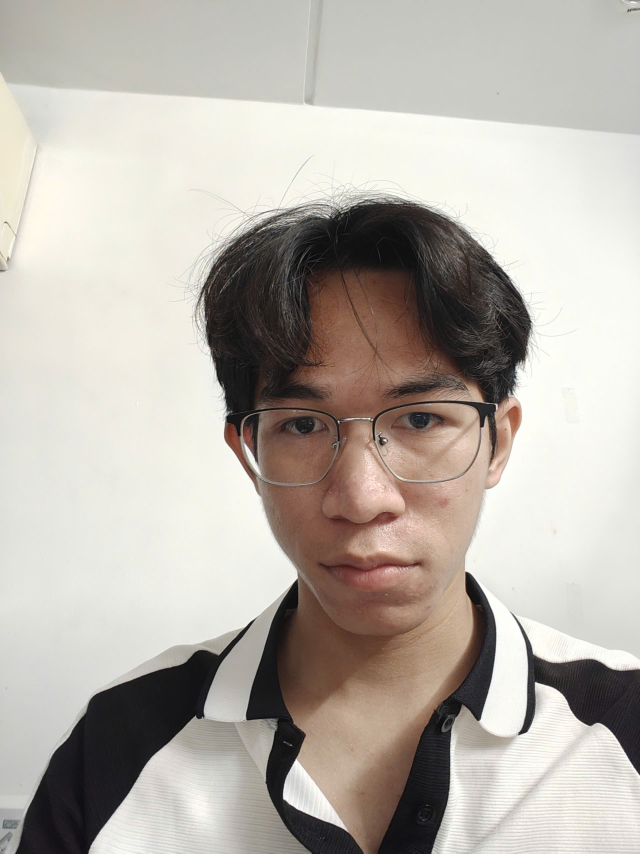
#> input picture Loi.jpg, 1920 x 2560 px (shown at 1/3 size); its folder holds only this picture in this run
$ python -i face_recognition_system.py   (imports and definitions only)
#> lines starting #> are read from the running program, lines starting #| are printed output that depends on the picture
"""
Face Recognition System
A simple face detection and recognition system using OpenCV.
"""

import cv2
import numpy as np
import os
from typing import List, Tuple, Dict
import logging

# Configure logging
# [1 line not run here, left out]
logger = logging.getLogger(__name__)


class FaceRecognitionSystem:
    """
    A class to handle face detection and recognition using OpenCV.
    """

    def __init__(self, known_faces_dir: str = "known_faces"):
        """
        Initialize the face recognition system.

        Args:
            known_faces_dir: Directory containing known face images
        """
        self.known_faces_dir = known_faces_dir
        self.known_face_descriptors = []
        self.known_face_names = []

        # Load face detection cascade
        cascade_path = cv2.data.haarcascades + 'haarcascade_frontalface_default.xml'
        self.face_cascade = cv2.CascadeClassifier(cascade_path)

        if self.face_cascade.empty():
            logger.error("Failed to load face cascade classifier")

        # Initialize face recognizer
        self.face_recognizer = cv2.face.LBPHFaceRecognizer_create()
        self.is_trained = False

        if os.path.exists(known_faces_dir):
            self.load_known_faces()
        else:
            logger.warning(f"Known faces directory '{known_faces_dir}' does not exist.")

    # [56 lines left out: function load_known_faces, not called in this run]

    def detect_faces(self, image_path: str) -> List[Tuple[int, int, int, int]]:
        """
        Detect faces in an image.

        Args:
            image_path: Path to the image file

        Returns:
            List of face locations (x, y, width, height)
        """
        try:
            image = cv2.imread(image_path)
            if image is None:
                logger.error(f"Could not load image: {image_path}")
                return []

            gray = cv2.cvtColor(image, cv2.COLOR_BGR2GRAY)
            faces = self.face_cascade.detectMultiScale(
                gray, scaleFactor=1.1, minNeighbors=5, minSize=(30, 30))

            logger.info(f"Found {len(faces)} face(s) in {image_path}")
            return [tuple(face) for face in faces]
        except Exception as e:
            logger.error(f"Error detecting faces in {image_path}: {str(e)}")
            return []

    # [60 lines left out: function recognize_faces, not called in this run]

    def draw_faces(self, image_path: str, output_path: str, recognize: bool = True):
        """
        Draw rectangles around detected faces and save the result.

        Args:
            image_path: Path to input image
            output_path: Path to save output image
            recognize: If True, perform recognition; if False, just detection
        """
#> called with image_path = 'Loi.jpg', output_path = 'out.png', recognize = True
        try:
            # Load image with OpenCV
            image = cv2.imread(image_path)
#> image is the input picture: shape (2560, 1920, 3); mean B, G, R 170.3, 178.2, 184.5

            if image is None:
                logger.error(f"Could not load image: {image_path}")
                return

            if recognize and self.is_trained:
                # Recognize faces
                face_results = self.recognize_faces(image_path)

                for result in face_results:
                    x, y, w, h = result['location']
                    name = result['name']
                    confidence = result['confidence']

                    # Draw rectangle
                    color = (0, 255, 0) if name != "Unknown" else (0, 0, 255)
                    cv2.rectangle(image, (x, y), (x+w, y+h), color, 2)

                    # Draw label
                    label = f"{name} ({confidence:.2f})" if name != "Unknown" else name
                    cv2.rectangle(image, (x, y-35), (x+w, y), color, cv2.FILLED)
                    cv2.putText(image, label, (x + 6, y - 6),
                               cv2.FONT_HERSHEY_DUPLEX, 0.6, (255, 255, 255), 1)
            else:
                # Just detect faces
                face_locations = self.detect_faces(image_path)
#> in detect_faces, `gray = cv2.cvtColor(image, cv2.COLOR_BGR2GRAY)`:
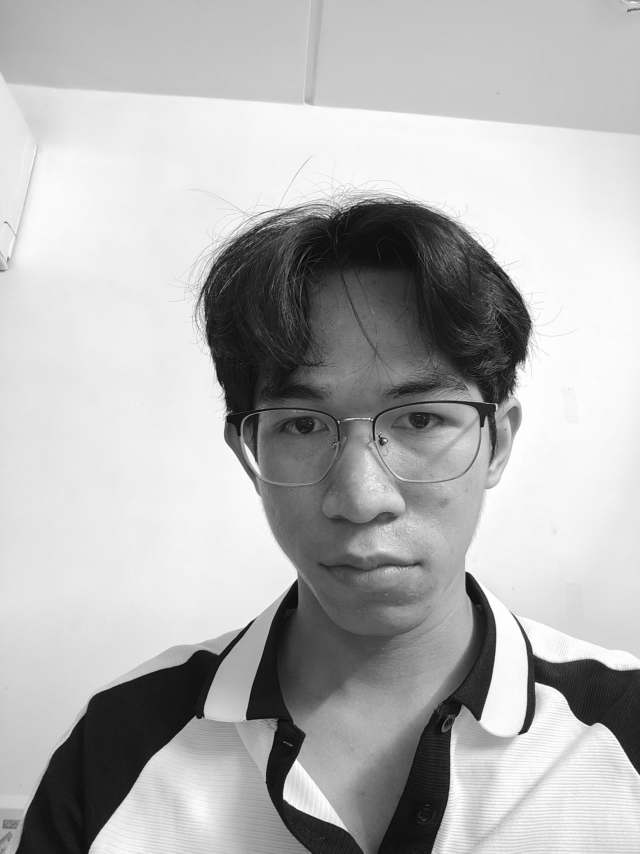
#> gray: shape (2560, 1920) (shown at 1/3 size); min 0, max 255, mean 179.2
#> in detect_faces, `faces = self.face_cascade.detectMultiScale( gray, scaleFactor=1.1, min..`: faces = [[637, 935, 869, 869]]
#> face_locations = [(637, 935, 869, 869)]

                for (x, y, w, h) in face_locations:
                    cv2.rectangle(image, (x, y), (x+w, y+h), (0, 255, 0), 2)
#> this loop made 1 pass

            # Save image
            cv2.imwrite(output_path, image)
            logger.info(f"Saved result to {output_path}")

        except Exception as e:
            logger.error(f"Error drawing faces: {str(e)}")

>>> result = FaceRecognitionSystem().draw_faces('Loi.jpg', 'out.png')

$ run again, on Nhu.jpg
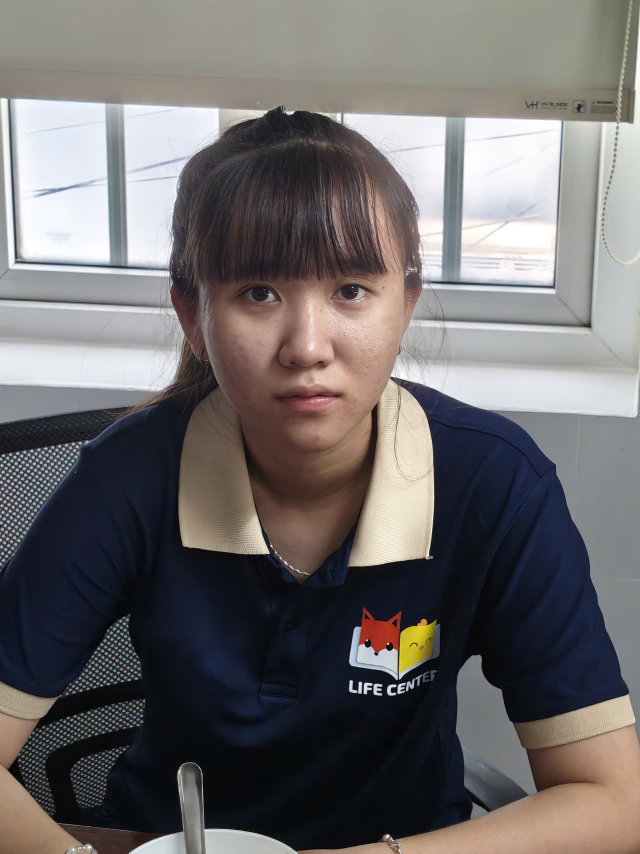
#> input picture Nhu.jpg, 1920 x 2560 px (shown at 1/3 size)
#> in draw_faces, image is the input picture: shape (2560, 1920, 3); mean B, G, R 107.3, 107.2, 110.6
#> in detect_faces, `gray = cv2.cvtColor(image, cv2.COLOR_BGR2GRAY)`:
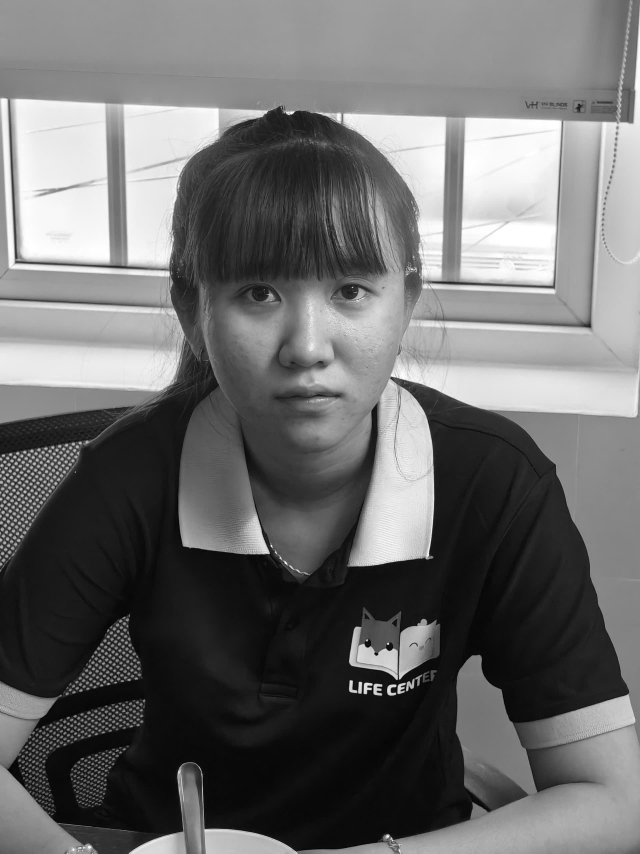
#> gray: shape (2560, 1920) (shown at 1/3 size); min 0, max 255, mean 108.3
#> faces = [[577, 625, 690, 690]]
#> face_locations = [(577, 625, 690, 690)]
#> the loop in draw_faces, `for (x, y, w, h) in face_locations:` made 1 pass

$ run again, on Tan.jpg
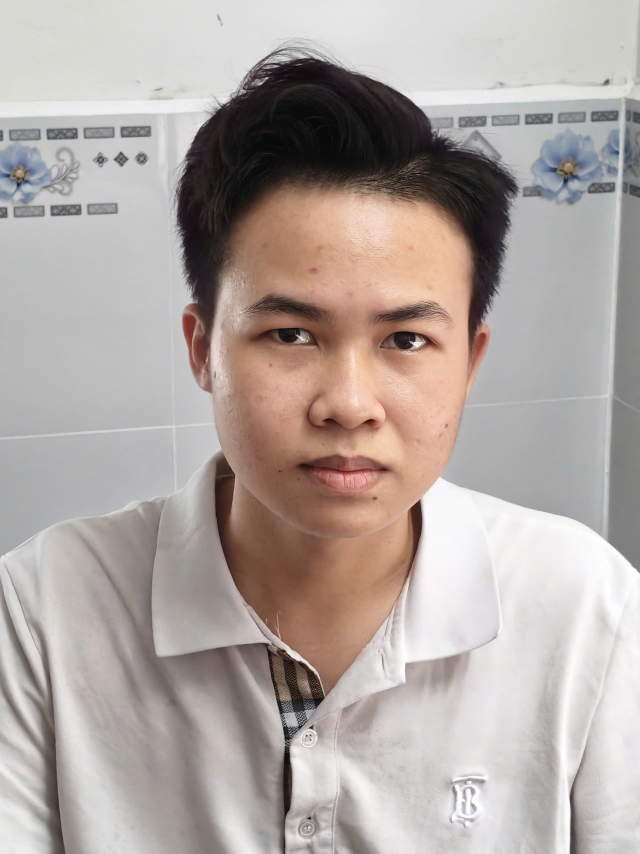
#> input picture Tan.jpg, 1920 x 2560 px (shown at 1/3 size)
#> in draw_faces, image is the input picture: shape (2560, 1920, 3); mean B, G, R 162.7, 167.1, 177
#> in detect_faces, `gray = cv2.cvtColor(image, cv2.COLOR_BGR2GRAY)`:
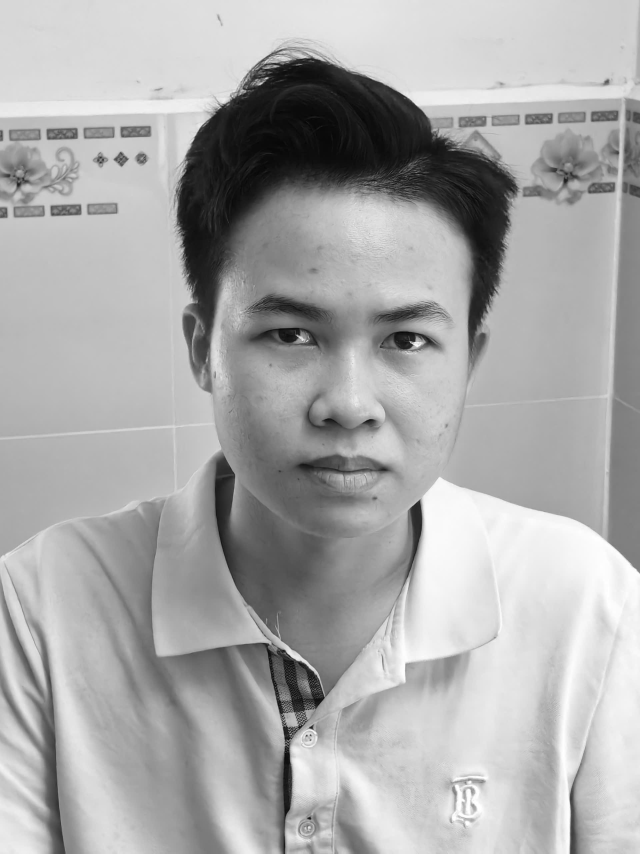
#> gray: shape (2560, 1920) (shown at 1/3 size); min 0, max 255, mean 169.5
#> faces = [[514, 592, 1045, 1045]]
#> face_locations = [(514, 592, 1045, 1045)]
#> the loop in draw_faces, `for (x, y, w, h) in face_locations:` made 1 pass
